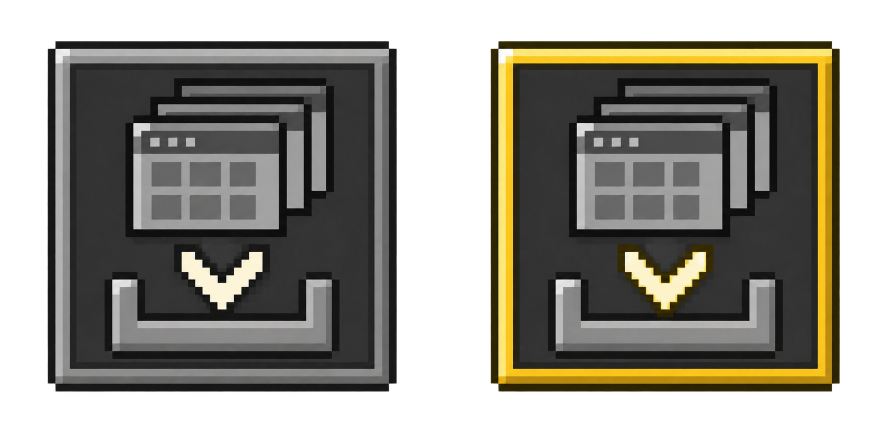
#> input picture controlify/versions/26.3/common/art-source/tuck-away-generated.png, 1774 x 887 px (shown at 1/2 size)
$ python export-tuck-sprite.py
#> lines starting #> are read from the running program, lines starting #| are printed output that depends on the picture
"""Export the imagegen design onto the editable 64x32 Minecraft pixel grid."""
from pathlib import Path
from PIL import Image

ROOT = Path(__file__).resolve().parents[1]
source = Image.open(Path(__file__).with_name('tuck-away-generated.png')).convert('RGBA')
#> source is the input picture: PIL image 1774x887 RGBA; mean R, G, B, A 55.7, 53.1, 44.6, 157.1
pixels = source.resize((64, 32), Image.Resampling.NEAREST)
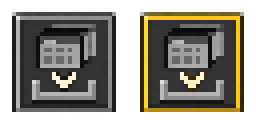
#> pixels: PIL image 64x32 RGBA (shown 4 times larger); mean R, G, B, A 58.2, 55.4, 46.5, 160.5; transparent parts drawn white
# A fixed Minecraft-style palette keeps every logical pixel a single flat color.
palette = [tuple(bytes.fromhex(value)) for value in [
    '101010', '202020', '303030', '414141', '555555', '6c6c6c', '858585', 'a0a0a0',
    'bcbcbc', 'dddddd', 'f5f5ec', 'fff8cc', 'f8e78a', 'ffe34d', 'd4af36', '9c7d22',
]]
output = Image.new('RGBA', pixels.size)
#> output: PIL image 64x32 RGBA; every value is 0
pixel_values = [pixels.getpixel((x, y)) for y in range(32) for x in range(64)]
#> pixel_values = 2048 items, first 6: (0, 0, 0, 0), (0, 0, 0, 0), (0, 0, 0, 0), (0, 0, 0, 0), (0, 0, 0, 0), (0, 0, 0, 0)
output.putdata([
    (*min(palette, key=lambda color: sum((color[i] - pixel[i]) ** 2 for i in range(3))), 255)
    if pixel[3] >= 128 else (0, 0, 0, 0) for pixel in pixel_values
])
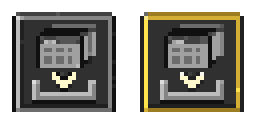
#> output: PIL image 64x32 RGBA (shown 4 times larger); mean R, G, B, A 56.2, 54.3, 47.4, 161.4; transparent parts drawn white
REPO = next((parent for parent in Path(__file__).resolve().parents if (parent / 'settings.gradle.kts').is_file()), None)
target = (REPO / 'artwork/shared-resources/controlify/assets/salts_inventory_controlify/textures/gui/workspace/tuck_away.png'
          if REPO is not None else ROOT / 'src/main/resources/assets/salts_inventory_controlify/textures/gui/workspace/tuck_away.png')
target.parent.mkdir(parents=True, exist_ok=True)
output.save(target)
assert output.size == (64, 32) and {output.getpixel((x, y))[3] for y in range(32) for x in range(64)} == {0, 255}
assert output.crop((0, 0, 32, 32)).tobytes() != output.crop((32, 0, 64, 32)).tobytes()
print(target)
